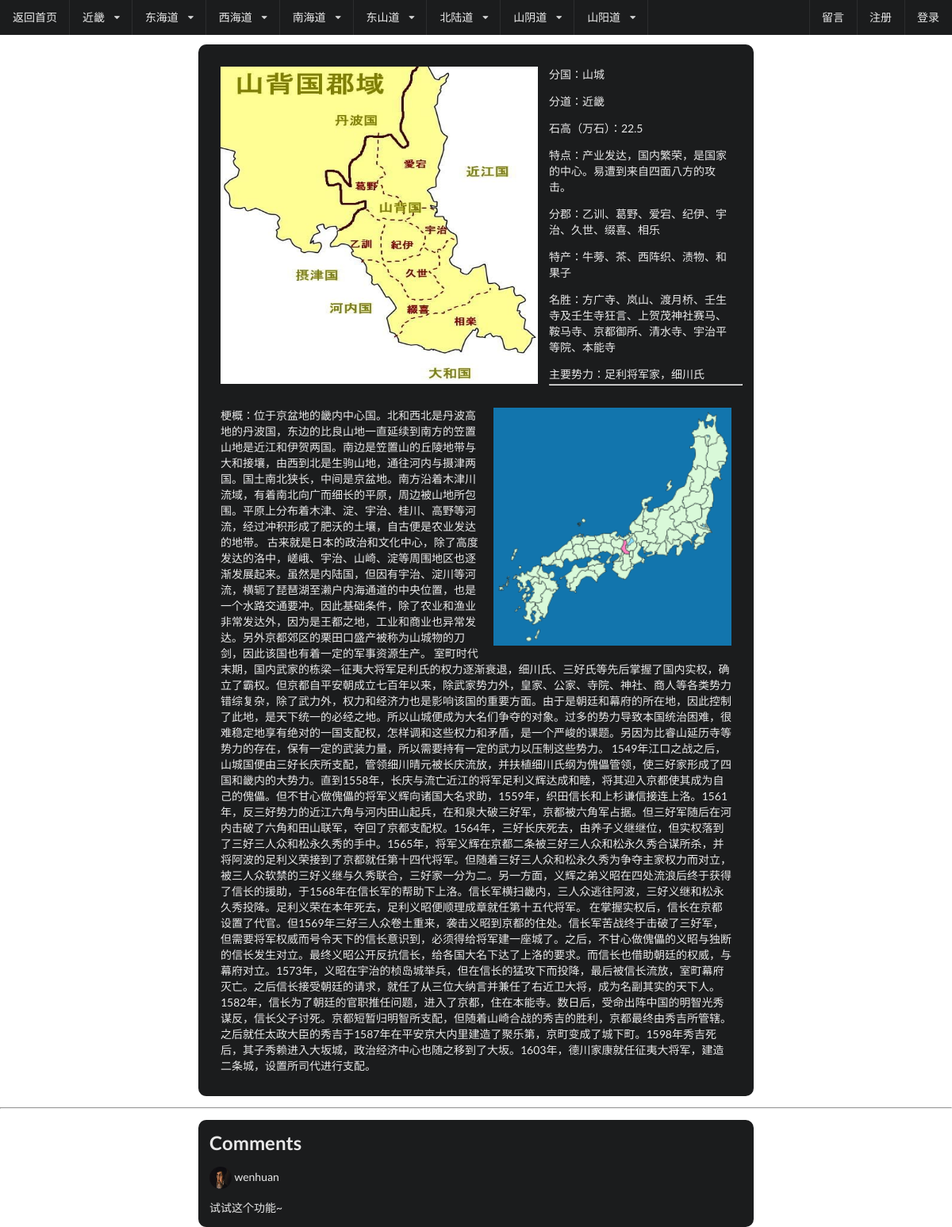
Page /domain/1 on the committed database.
### Sengokuapp/models.py (models this page shows, shortened)
class Domain(models.Model):
    name = models.CharField(null=True,blank=True,max_length=200)
    biography = models.TextField(null=True,blank=True)
    summary = models.TextField(null=True,blank=True)
    component = models.TextField(null=True,blank=True)
    product = models.TextField(null=True,blank=True)
    scenic = models.TextField(null=True,blank=True)
    family = models.TextField(null=True,blank=True)
    photo = models.ImageField('upload',upload_to='domain',null=True,blank=True)
    photo_add = models.ImageField('upload_add',upload_to='domain_add',null=True,blank=True)
    photo_add_b = models.ImageField('upload_add_b',upload_to='domain_add',null=True,blank=True)
    gender = models.CharField(null=True,blank=True,choices=CHOSE_DIR,max_length=200)
    salary = models.CharField(null=True,blank=True,max_length=200)
    belong_to = models.ForeignKey(to=Road,related_name='vassal',null=True,blank=True)

class Road(models.Model):
    name = models.CharField(null=True,blank=True,max_length=200)
    gender = models.CharField(null=True,blank=True,choices=CHOSE_DIR,max_length=200)
    def __str__(self):
        return self.name

class Comment(models.Model):
    comment = models.TextField(null=True,blank=True)
    belong_to = models.ForeignKey(to=Domain,related_name='under_comment',null=True,blank=True)
    belong_for = models.ForeignKey(to=User,related_name='under_comment',null=True,blank=True)
    best_comment = models.BooleanField(default=False)

class UserProfile(models.Model):
    belong_to = models.OneToOneField(to=User,related_name='profile')
    profile_image = models.ImageField(upload_to='User',null=True,blank=True)
    gender = models.CharField(null=True,blank=True,choices=(('male','male'),('female','female')),max_length=10)

### Sengokuapp/views.py (the view, shortened to what this page needs)
# urls.py: url(r'^domain/(?P<domainid>\d+)', domain, name='domain'),
def domain(request,domainid):
    Context={}
    Domainjj = Domain.objects.filter(gender='jj')
    Context['Domainjj'] = Domainjj
    Domaindhd = Domain.objects.filter(gender='dhd')
    Context['Domaindhd'] = Domaindhd
    Domaindsd = Domain.objects.filter(gender='dsd')
    Context['Domaindsd'] = Domaindsd
    Domainxhd = Domain.objects.filter(gender='xhd')
    Context['Domainxhd'] = Domainxhd
    Domainnhd = Domain.objects.filter(gender='nhd')
    Context['Domainnhd'] = Domainnhd
    Domainbld = Domain.objects.filter(gender='bld')
    Context['Domainbld'] = Domainbld
    Domainsyd = Domain.objects.filter(gender='syd')
    Context['Domainsyd'] = Domainsyd
    Domainsyad = Domain.objects.filter(gender='syad')
    Context['Domainsyad'] = Domainsyad
    thedomain = Domain.objects.get(id=domainid)
    Context['thedomain'] = thedomain
    if request.method == 'GET':
        form = Commentform
    Context['form'] = form
    comment_list = Comment.objects.filter(belong_to=thedomain)
    best_comment = Comment.objects.filter(best_comment=True,belong_to=thedomain)
    if best_comment:
        Context['best_comment'] = best_comment[0]
    Context['comment_list'] = comment_list
    return render(request,'Domain.html',Context)

### Sengokuapp/templates/Domain.html (shortened to what this page needs)
<!DOCTYPE html>
{% load staticfiles %}
<html>
    <head>
        <link rel="stylesheet" href="../static/css/semantic.css" media="screen" title="no title" charset="utf-8">
    </head>
    <body>
        <div class="ui basic segment" style="padding:0;">
            <div class="ui inverted fixed menu">
                <div  class="ui simple item">
                    <a href="{% url 'index' %}">返回首页</a>
                </div>
                <div class="ui simple dropdown item">
                    <a href="?gender=jj">近畿</a>
                    <i class="dropdown icon"></i>
                </div>
                <div class="ui simple dropdown item">
                    <a href="?gender=dhd">东海道</a>
                    <i class="dropdown icon"></i>
                </div>
                <div class="ui simple dropdown item">
                    <a href="?gender=xhd">西海道</a>
                    <i class="dropdown icon"></i>
                </div>
                <div class="ui simple dropdown item">
                    <a href="?gender=nhd">南海道</a>
                    <i class="dropdown icon"></i>
                </div>
                <div class="ui simple dropdown item">
                    <a href="?gender=dsd">东山道</a>
                    <i class="dropdown icon"></i>
                </div>
                <div class="ui simple dropdown item">
                    <a href="?gender=bld">北陆道</a>
                    <i class="dropdown icon"></i>
                </div>
                <div class="ui simple dropdown item">
                    <a href="?gender=syd">山阴道</a>
                    <i class="dropdown icon"></i>
                </div>
                <div class="ui simple dropdown item">
                    <a href="?gender=syad">山阳道</a>
                    <i class="dropdown icon"></i>
                </div>
                <div class="right menu">
                    {% if request.user.is_authenticated %}
                        <a class="item" href="{% url 'user_info' %}"><img class="ui avatar image" src="/static/uploads/{{ request.user.profile.profile_image }}"><span>{{ request.user.username }}</span></a>
                        <a class="item" href="{% url 'message_f' %}">留言</a>
                        <a class="item" href="{% url 'logout' %}">退出</a>
                    {% else %}
                        <a class="item" href="{% url 'message_f' %}">留言</a>
                        <a class="item" href="{% url 'register' %}">注册</a>
                        <a class="item" href="{% url 'login_f' %}">登录</a>
                    {% endif %}
                </div>
            </div>
        </div>
        <div class="ui basic segment"></div>
        <div class="ui basic inverted segment container" style="width:700px;border-radius:10px;">
            <div class="ui basic inverted segment container" style="width:700px;height:400px;">
                <img class="ui left floated image" src="/static/uploads/{{ thedomain.photo_add }}" style="width:400px;height:400px;">
                <p>分国：{{thedomain.name}}</p>
                <p>分道：{{thedomain.belong_to}}</p>
                <p>石高（万石）：{{thedomain.salary}}</p>
                <p>特点：{{thedomain.summary}}</p>
                <p>分郡：{{thedomain.component}}</p>
                <p>特产：{{thedomain.product}}</p>
                <p>名胜：{{thedomain.scenic}}</p>
                <p>主要势力：{{thedomain.family}}</p>
            </div>
<hr>
            <div class="ui basic inverted segment container" style="width:700px;">
                <img class="ui right bottom aligned floated image" src="/static/uploads/{{ thedomain.photo }}" style="width:300px;height:300px;">
                <p>梗概：{{thedomain.biography}}</p>
            </div>
        </div>
        <hr>
        <div class="ui basic inverted segment container" style="width:700px;border-radius:10px;">
            <h2>Comments</h2>
            {% for one in comment_list %}
                <p><img src="/static/uploads/{{ one.belong_for.profile.profile_image }}" class="ui avatar image" /><span>{{ one.belong_for }}</span></p>
                <p>{{ one.comment }}</p>
            {% endfor %}
        </div>
    </body>
</html>

### rows in the picture
Domain: photo_add (picture), name "山城", belong_to "近畿", salary "22.5", summary "产业发达，国内繁荣，是国家的中心。易遭到来自四面八方的攻击。", component "乙训、葛野、爱宕、纪伊、宇治、久世、缀喜、相乐", product "牛蒡、茶、西阵织、渍物、和果子", scenic "方广寺、岚山、渡月桥、壬生寺及壬生寺狂言、上贺茂神社赛马、鞍马寺、京都御所、清水寺、宇治平等院、本能寺", family "足利将军家，细川氏", photo (picture), biography "位于京盆地的畿内中心国。北和西北是丹波高地的丹波国，东边的比良山地一直延续到南方的笠置山地是近江和伊贺两国。南边是笠置山的丘陵地带与大和接壤，由西到北是生驹山地，通往河内与摄津两国。国土南北狭长，中间是京盆地。南方沿着木津川流域，有着南北向广而细长的平原，周边被山地所包围。平原上分布着木津、淀、宇治、桂川、高野等河流，经过冲积形成了肥沃的土壤，自古便是农业发达的地带。 古来就是日本的政治和文化中心，除了高度发达的洛中，嵯峨、宇治、山崎、淀等周围地区也逐渐发展起来。虽然是内陆国，但因有宇治、淀川等河流，横轭了琵琶湖至濑户内海通道的中央位置，也是一个水路交通要冲。因此基础条件，除了农业和渔业非常发达外，因为是王都之地，工业和商业也异常发达。另外京都郊区的栗田口盛产被称为山城物的刀剑，因此该国也有着一定的军事资源生产。 室町时代末期，国内武家的栋梁—征夷大将军足利氏的权力逐渐衰退，细川氏、三好氏等先后掌握了国内实权，确立了霸权。但京都自平安朝成立七百年以来，除武家势力外，皇家、公家、寺院、神社、商人等各类势力错综复杂，除了武力外，权力和经济力也是影响该国的重要方面。由于是朝廷和幕府的所在地，因此控制了此地，是天下统一的必经之地。所以山城便成为大名们争夺的对象。过多的势力导致本国统治困难，很难稳定地享有绝对的一国支配权，怎样调和这些权力和矛盾，是一个严峻的课题。另因为比睿山延历寺等势力的存在，保有一定的武装力量，所以需要持有一定的武力以压制这些势力。…"
Comment: belong_for.profile.profile_image (picture), belong_for "wenhuan", comment "试试这个功能~"
